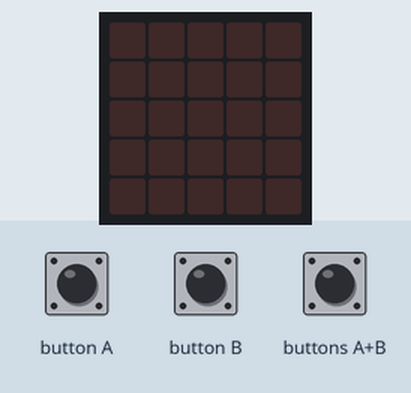
The program below on a simulated BBC micro:bit (MakeCode). On the bench: the board's 5×5 LED display. The test bench sets the inputs (shaded band).

Above: at 1.2 s.
1.3 s: button A pressed for 0.15 s
At 2.2 s:
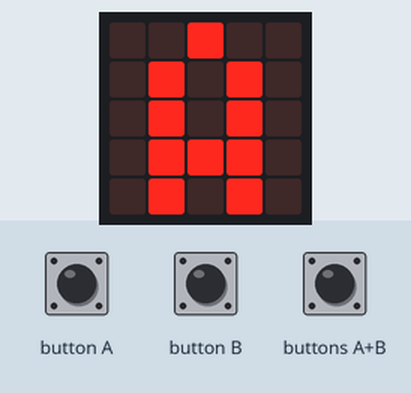
2.9 s: button B pressed for 0.15 s
At 3.5 s:
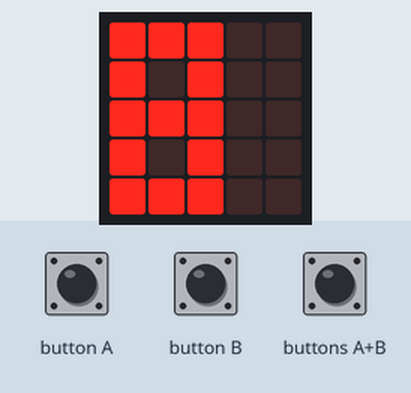
4.5 s: buttons A+B pressed for 0.15 s
At 5.9 s:
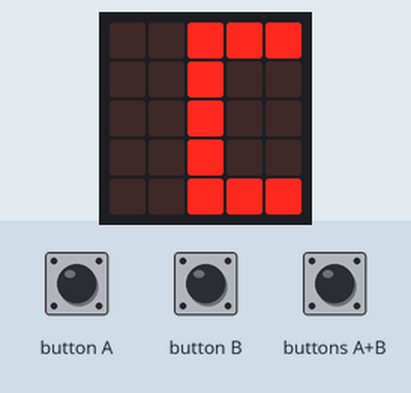
Timing chart, 0 to 7.5 s (numbered marks = the images above; inputs shaded):
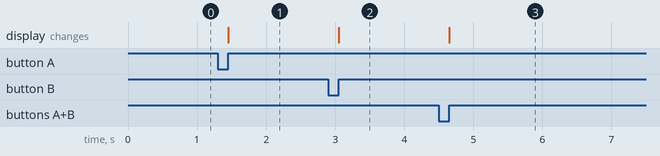

Measured:
- after the input at 1.3 s, the display: changes after 0.15 s (image 1)
- after the input at 2.9 s, the display: changes after 0.15 s (image 2)
- after the input at 4.5 s, the display: changes after 0.15 s (image 3)

The program:

main.ts
```typescript
input.onButtonPressed(Button.A, function () {
    basic.showLeds(`
        . . # . .
        . # . # .
        . # . # .
        . # # # .
        . # . # .
        `)
})
input.onButtonPressed(Button.AB, function () {
    basic.showLeds(`
        . . # # #
        . . # . .
        . . # . .
        . . # . .
        . . # # #
        `)
})
input.onButtonPressed(Button.B, function () {
    basic.showLeds(`
        # # # . .
        # . # . .
        # # # . .
        # . # . .
        # # # . .
        `)
})
```

test.ts
```typescript
// ide kerülnek a tesztek; a rendszer ezt nem kompilálja, ha a csomagot bővítményként használják.
```
